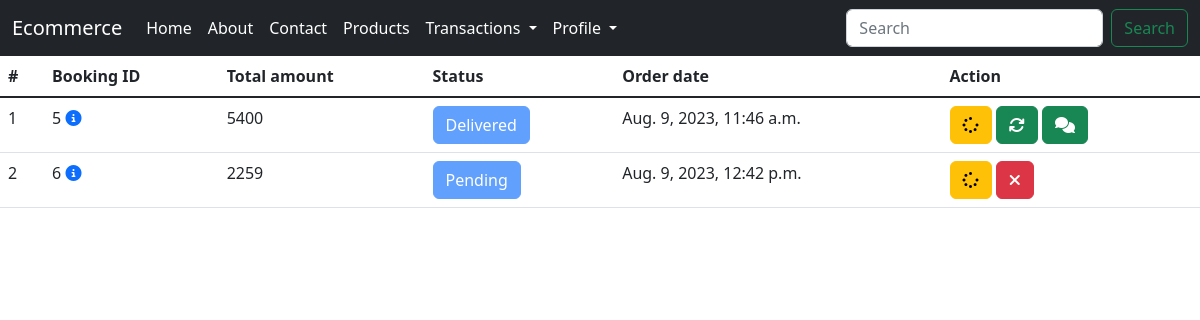
Before: /my_order/ (signed in) with the older database file.
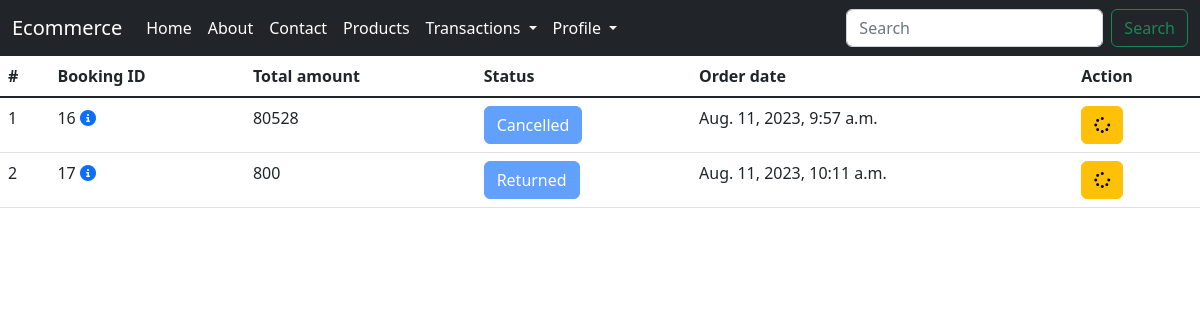
After: the same page with the newer database file.
### ecommerceapp/models.py (models this page shows, shortened)
class Booking(models.Model):
    user=models.ForeignKey(User, on_delete=models.CASCADE, blank=False)
    product=models.TextField(default={'objects':[]}, null=True, blank=True)
    total=models.CharField(max_length=100, null=True, blank=True)
    status=models.IntegerField(choices=ORDERSTATUS, default=1)
    created=models.DateTimeField(auto_now_add=True)
    updated=models.DateTimeField(auto_now=True)
    razorpay_payment_id=models.CharField(max_length=100, null= True, blank=True)
    razorpay_order_id=models.CharField(max_length=100, null= True, blank=True)

### ecommerceapp/views.py (the view)
# urls.py: path('my_order/', my_order, name="my_order"),
def my_order(request):
    if not request.user.is_authenticated:
        return redirect('user_login')
    orders=Booking.objects.filter(user=request.user)
    return render(request, 'my_order.html', locals())

### ecommerceapp/templates/my_order.html
{% include 'navbar.html' %}
{% block body %}
<table class="table">
    <thead>
        <tr>
            <th scope="col">#</th>
            <th scope="col">Booking ID</th>
            <th scope="col">Total amount</th>
            <th scope="col">Status</th>
            <th scope="col">Order date</th>
            <th scope="col">Action</th>
        </tr>
    </thead>
    <tbody class="table-group-divider">
        {% for i in orders %}
        <tr>
            <td>{{forloop.counter}}</td>
            <td>{{i.id}} <a href="{% url 'order_details' i.id %}" title="Details"><i class="fa-solid fa-circle-info"></i></a></td>
            <td>{{i.total}}</td>
            <td><a href="#" class="btn btn-primary disabled" title="Track Status">{{i.get_status_display}}</a></td>
            <td>{{i.created}}</td>
            <td>
                <a href="{% url 'user_order_track' i.id %}" class="btn btn-warning" title="Track Order"><i class="fa-solid fa-spinner"></i></a>
                {% if i.status < 4 %}
                <a href="{% url 'cancel_order' i.id %}" class="btn btn-danger" title="Cancel Order"><i class="fa-solid fa-xmark"></i></a>
                {% elif i.status == 4 %}
                <a href="{% url 'return_order' i.id %}" class="btn btn-success" title="Return Order"><i class="fa fa-refresh"></i></a>
                {% endif %}
                {% if i.status == 4 %}
                <a href="{% url 'feedback' i.id %}" class="btn btn-success" title="Feedback"><i class="fa-solid fa-comments"></i></a>
                {% endif %}
            </td>
        </tr>
        {% endfor %}
    </tbody>
</table>
{% endblock %}

Changed rows visible on the page:
removed Booking: id "5", total "5400", status "Delivered", created "Aug. 9, 2023, 11:46 a.m."
removed Booking: id "6", total "2259", status "Pending", created "Aug. 9, 2023, 12:42 p.m."
added Booking: id "16", total "80528", status "Cancelled", created "Aug. 11, 2023, 9:57 a.m."
added Booking: id "17", total "800", status "Returned", created "Aug. 11, 2023, 10:11 a.m."
